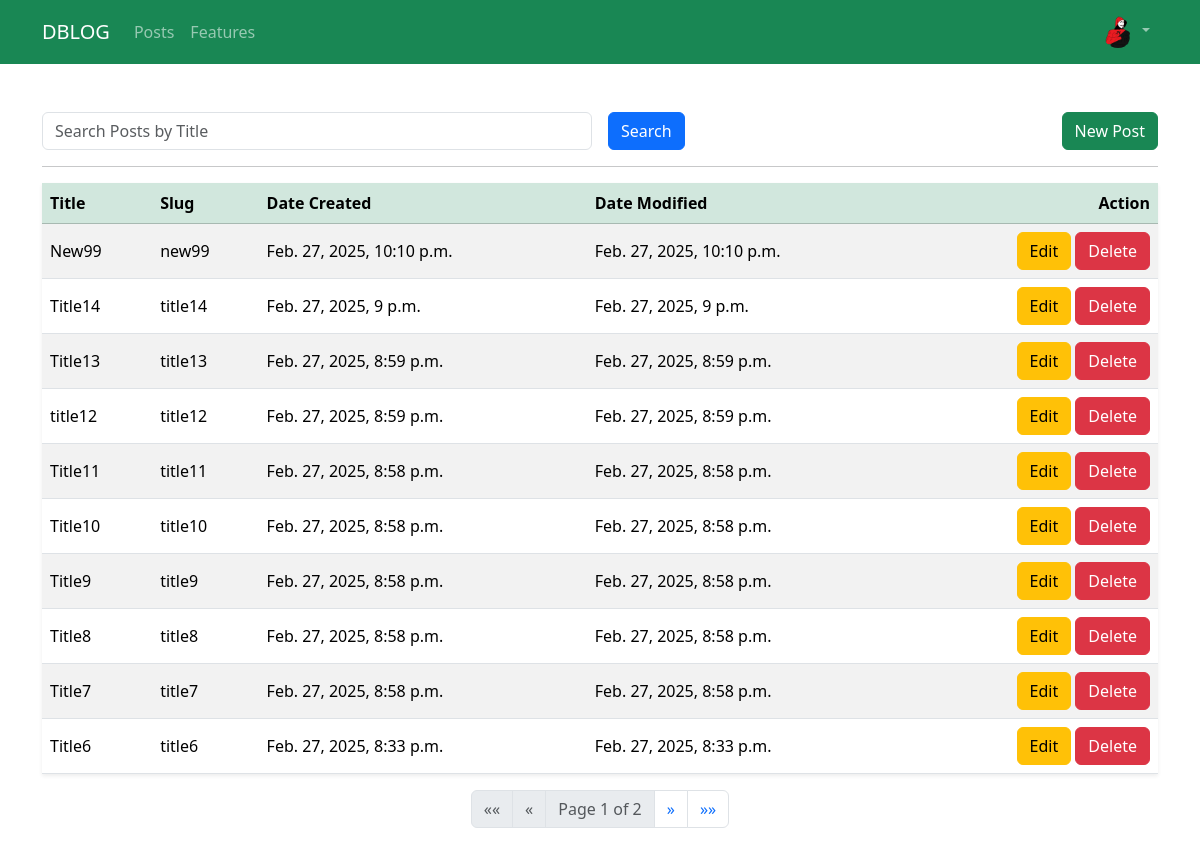
Page /account/posts/ (signed in) on the committed database.
### Users/models.py (models this page shows, shortened)
class Profile(models.Model):
    user = models.OneToOneField(User, on_delete=models.CASCADE, primary_key=True)
    image = models.ImageField(
        default='user/profile/default.png',
        upload_to='user/profile/images/'
    )

### Blog/models.py (models this page shows, shortened)
class Post(models.Model):
    title = models.CharField(max_length=100, unique=True)
    slug = models.SlugField(max_length=256, unique=True)
    content = models.TextField()
    author = models.ForeignKey(User, on_delete=models.CASCADE)
    date_created = models.DateTimeField(auto_now_add=True)
    date_modified = models.DateTimeField(auto_now=True)
    class Meta:
        verbose_name = 'Post'
        verbose_name_plural = 'Posts'
        ordering = ['-date_created']

### Users/views.py (the view)
# urls.py: path('posts/', PostsView.as_view(), name='blog_posts'),
@method_decorator(login_required, name='dispatch')
class PostsView(View):
    template_name = 'users/posts.html'
    context = {'title': 'My Posts'}
    def get(self, request, *args, **kwargs):
        posts = Post.objects.filter(author=request.user)
        posts_filter = PostFilter(request.GET, queryset=posts)
        form = posts_filter.form
        posts = posts_filter.qs
        paginator = Paginator(posts, 10)
        page_number = request.GET.get("page")
        posts = paginator.get_page(page_number)
        self.context['posts'] = posts
        self.context['form'] = form
        return render(request=request, template_name=self.template_name, context=self.context)

### Users/templatetags/custom_tags.py (called while the page is built)
@register.simple_tag(takes_context=True)
def param_replace(context, **kwargs):
    d = context['request'].GET.copy()
    for k, v in kwargs.items():
        d[k] = v
    for k in [k for k, v in d.items() if not v]:
        del d[k]
    return d.urlencode()

### Users/templates/users/posts.html (shortened to what this page needs)
{% extends 'blog/base.html' %}
{% load custom_tags %}
{% block content %}
<form class="row g-3 align-items-center" action="{% url 'users_posts' %}" method="get">
    <div class="col-md-6">
        {{ form.title }}
    </div>
    <div class="col-md-2">
        <button class="btn btn-primary" type="submit">Search</button>
    </div>
    <div class="col-md-4">
        <a class="btn btn-success float-end" href="{% url 'users_post_create' %}">New Post</a>
    </div>
</form>
<hr>
{% if posts %}
<table class="table table-striped bg-light shadow-sm align-middle">
    <thead class="table-success">
      <tr>
        <th scope="col">Title</th>
        <th scope="col">Slug</th>
        <th scope="col">Date Created</th>
        <th scope="col">Date Modified</th>
        <th class="text-end" scope="col">Action</th>
      </tr>
    </thead>
    <tbody>
      {% for post in posts %}
      <tr>
        <td>{{ post.title }}</td>
        <td>{{ post.slug }}</td>
        <td>{{ post.date_created }}</td>
        <td>{{ post.date_modified }}</td>
        <td class="text-end"><a class="btn btn-warning" href="{% url 'users_post_edit' post.slug  %}">Edit</a> <a class="btn btn-danger" href="{% url 'users_post_delete' post.slug %}">Delete</a></td>
      </tr>
      {% endfor %}
    </tbody>
</table>
<nav aria-label="Page navigation">
    <ul class="pagination justify-content-center">
    {% if posts.has_previous %}
        <li class="page-item">
            <a class="page-link" href="?{% param_replace page=1 %}" aria-label="First">
                <span aria-hidden="true">&laquo;&laquo;</span>
            </a>
        </li>
        <li class="page-item">
            <a class="page-link" href="?{% param_replace page=posts.previous_page_number %}" aria-label="Previous">
                <span aria-hidden="true">&laquo;</span>
            </a>
        </li>
    {% else %}
        <li class="page-item disabled">
            <span class="page-link">&laquo;&laquo;</span>
        </li>
        <li class="page-item disabled">
            <span class="page-link">&laquo;</span>
        </li>
    {% endif %}
        <li class="page-item disabled">
            <span class="page-link">Page {{ posts.number }} of {{ posts.paginator.num_pages }}</span>
        </li>
    {% if posts.has_next %}
        <li class="page-item">
            <a class="page-link" href="?{% param_replace page=posts.next_page_number %}" aria-label="Next">
                <span aria-hidden="true">&raquo;</span>
            </a>
        </li>
        <li class="page-item">
            <a class="page-link" href="?{% param_replace page=posts.paginator.num_pages %}" aria-label="Last">
                <span aria-hidden="true">&raquo;&raquo;</span>
            </a>
        </li>
    {% endif %}
    </ul>
</nav>
{% else %}
<p>No Posts Yet</p>
{% endif %}
{% endblock content %}

### Blog/templates/blog/includes/navbar.html (shortened to what this page needs)
<nav class="navbar navbar-expand-lg bg-success" data-bs-theme="dark">
  <div class="container">
    <a class="navbar-brand" href="{% url 'blog_home' %}">DBLOG</a>
    <div class="collapse navbar-collapse" id="navbarNavDropdown">
      <ul class="navbar-nav">
        <li class="nav-item">
          <a class="nav-link" href="{% url 'blog_posts' %}">Posts</a>
        </li>
        <li class="nav-item">
          <a class="nav-link" href="#">Features</a>
        </li>
      </ul>
      <ul class="navbar-nav ms-auto">
        {% if user.is_authenticated %}
        <li class="nav-item dropdown">
          <a class="nav-link dropdown-toggle" href="#" role="button" data-bs-toggle="dropdown" aria-expanded="false">
            <img src="{{ user.profile.image.url }}" alt="Account" width="32" height="32" class="rounded-circle">
          </a>
        </li>
        {% endif %}
      </ul>
    </div>
  </div>
</nav>

### rows in the picture
Post: title "New99", slug "new99", date_created "Feb. 27, 2025, 10:10 p.m.", date_modified "Feb. 27, 2025, 10:10 p.m."
Post: title "Title14", slug "title14", date_created "Feb. 27, 2025, 9 p.m.", date_modified "Feb. 27, 2025, 9 p.m."
Post: title "Title13", slug "title13", date_created "Feb. 27, 2025, 8:59 p.m.", date_modified "Feb. 27, 2025, 8:59 p.m."
Post: title "title12", slug "title12", date_created "Feb. 27, 2025, 8:59 p.m.", date_modified "Feb. 27, 2025, 8:59 p.m."
Post: title "Title11", slug "title11", date_created "Feb. 27, 2025, 8:58 p.m.", date_modified "Feb. 27, 2025, 8:58 p.m."
Post: title "Title10", slug "title10", date_created "Feb. 27, 2025, 8:58 p.m.", date_modified "Feb. 27, 2025, 8:58 p.m."
Post: title "Title9", slug "title9", date_created "Feb. 27, 2025, 8:58 p.m.", date_modified "Feb. 27, 2025, 8:58 p.m."
Post: title "Title8", slug "title8", date_created "Feb. 27, 2025, 8:58 p.m.", date_modified "Feb. 27, 2025, 8:58 p.m."
Post: title "Title7", slug "title7", date_created "Feb. 27, 2025, 8:58 p.m.", date_modified "Feb. 27, 2025, 8:58 p.m."
Post: title "Title6", slug "title6", date_created "Feb. 27, 2025, 8:33 p.m.", date_modified "Feb. 27, 2025, 8:33 p.m."

### other values in the picture
{{ posts.number }} "1"
{{ posts.paginator.num_pages }} "2"
